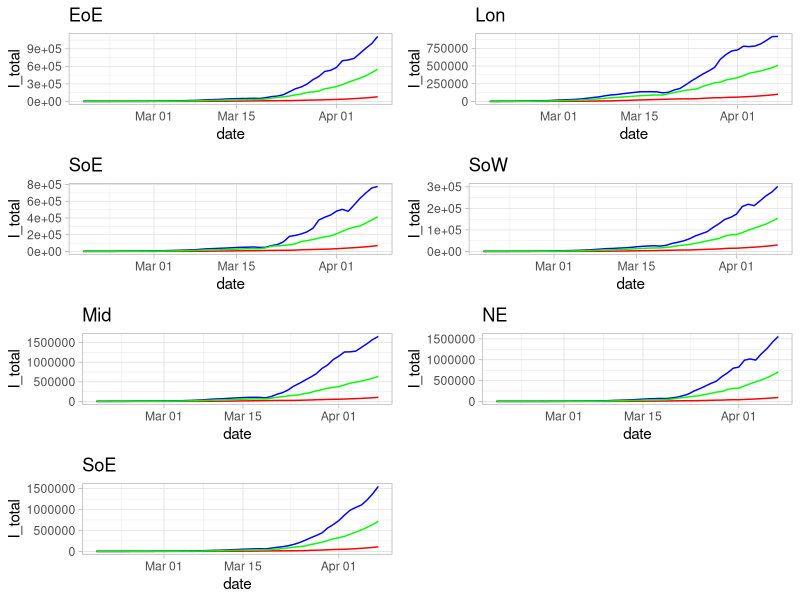

This figure's R source:
#if(!require(devtools)) install.packages("devtools")

library(ggplot2)
library(dplyr)
library(readxl)
library(ggpubr)

# load NHS regional data and reorganise
########################################################################################################################
NHS_Regions <- readxl::read_xls("data/NHS_regions-deaths.xls") %>% as.data.frame()

# create seperate data frames for each region

# list of all NHS areas

NHS <- list(
  # East of England
  EoE = data.frame(date = NHS_Regions$Date,
                    
                    confirmed_cases = NHS_Regions$`East of England - Confirmed Cases`,
                    
                    deaths = NHS_Regions$`East Of England - Deaths`)
  
  # London
  ,Lon = data.frame(date = NHS_Regions$Date,
                    
                    confirmed_cases = NHS_Regions$`London - Confirmed Cases`,
                    
                    deaths = NHS_Regions$`London - Deaths`)
  # South East
  ,SoE = data.frame(date = NHS_Regions$Date,
                    
                    confirmed_cases = NHS_Regions$`South East - Confirmed Cases`,
                    
                    deaths = NHS_Regions$`South East - Deaths`)
  # South West
  ,SoW = data.frame(date = NHS_Regions$Date,
                    
                    confirmed_cases = NHS_Regions$`South West - Confirmed Cases`,
                    
                    deaths = NHS_Regions$`South West - Deaths`)
  
  # Midlands
  ,Mid = data.frame(date = NHS_Regions$Date,
                    
                    confirmed_cases = NHS_Regions$`Midlands - Confirmed Cases` ,
                    
                    deaths = NHS_Regions$`Midlands - Deaths`)
  
  # North East and Yorkshire
  ,NE = data.frame(date = NHS_Regions$Date,
                    
                    confirmed_cases = NHS_Regions$`North East and Yorkshire - Confirmed Cases`,
                    
                    deaths = NHS_Regions$`North East And Yorkshire - Deaths`)
  
  # North West
  ,SoE = data.frame(date = NHS_Regions$Date,
                    
                    confirmed_cases = NHS_Regions$`North West - Confirmed Cases`,
                    
                    deaths = NHS_Regions$`North West - Deaths`)

)

# create empty list for plots
I_pred_graphs <- vector(mode = "list", length = length(NHS))
names(I_pred_graphs) <- names(NHS)

# set parameters for back estimate for I_total
########################################################################################################################
' m = morality rate
q = time from showing symptons to death
d = time taken between showing symptons and being admitted to hospital
qn = normal duration of virus'


parameters_2 <- data.frame( m = c(0.05,0.01,0.02),
                            q = c(15,20,20),
                            d = c(6,3,6),
                            qn = c(15,10,15))

rownames(parameters_2) <- c("min","max","est")

# calulcate I_total for each list element
########################################################################################################################
# create empty columns for estimate of total cases (I_total)

for (ii in 1:length(NHS)) {

  NHS[[ii]]$I_total_min <- rep(0,nrow(NHS[[1]]))
  
  NHS[[ii]]$I_total_max <- rep(0,nrow(NHS[[1]]))
  
  NHS[[ii]]$I_total_est <- rep(0,nrow(NHS[[1]]))
  
    pp <- 1
    
    for(pp in 1:3){
        
      '1) given deaths (D) today, mortality rate (m), and when the patient first got sick (q), we can estimate that q days ago 
      there should have been D/m cases in the population.'
      #----------------------------------------------------------------------------------------------------------------------------------------
      # range 1.1 denotes where the values we are calculating go in teh data frame
      # range 1.2 denotes the values we are using to calculate total infections
      
      range1.1 <- (1:(nrow(NHS[[ii]]) - parameters_2$q[pp]))
      
      range1.2 <- range1.1 + parameters_2$q[pp]
      
      NHS[[ii]][range1.1,pp + 3] <- (range1.2 %>% NHS[[ii]][.,3]) / parameters_2$m[pp]
      
      '2) given number of cumulative confirmed cases today (I2 + I3), and the time between symptons showing and hospital 
      admission (d) (assuming the vast majority of testing has taken place), the rate of growth in tested cases should be similar to the rate of 
      growth in actual cases d days ago.'
      #----------------------------------------------------------------------------------------------------------------------------------------
      # range 2.1 denotes where the values we are calculating go in teh data frame
      # range 2.2 & 2.3 denotes the values we are using to calculate total infections
      
      range2.1 <- (nrow(NHS[[ii]]) - parameters_2$q[pp] + 1):(nrow(NHS[[ii]]) - parameters_2$d[pp])
      
      range2.2 <- range2.1 + parameters_2$d[pp]
      
      range2.3 <- range2.2 - 1
      
      # increase of cases d days ago, day by day
      perc_inc <- ((NHS[[ii]][range2.2,2] - NHS[[ii]][range2.3,2])/NHS[[ii]][range2.3,2] + 1)
      
      # total accumulated increase
      tot_inc <- rep(0,length(perc_inc))
      for (i in 1:length(perc_inc)) tot_inc[i] <- prod(perc_inc[1:i])
      
      NHS[[ii]][range2.1,3+pp] <- NHS[[ii]][max(range1.1),3+pp] * tot_inc
      
      ' 3) This still leaves a few days, which are calculated using an average rate from the last 3 days (note this is taken from caulcated 
      cases, so is an average of an estimate taken on wobbly assumptions'
      #----------------------------------------------------------------------------------------------------------------------------------------
      # range 3.1 denotes where the values we are calculating go in teh data frame
      
      range3.1 <- (max(range2.1) + 1) : nrow(NHS[[ii]])
      
      perc_inc_last <- mean(perc_inc[(length(perc_inc)-3):length(perc_inc)])
      
      perc_inc_all <- perc_inc_last ^ (1:(length(range3.1))) 
      
      NHS[[ii]][range3.1,3+pp] <- perc_inc_all * NHS[[ii]][max(range2.1),3+pp]
      
      #----------------------------------------------------------------------------------------------------------------------------------------
      ' 4) We now need to take into account people getting better (i.e. people dropping out of population after qn days)'
    
      range4.1 <- (parameters_2$qn[pp]+1):nrow(NHS[[ii]])
      range4.2 <- 1:(nrow(NHS[[ii]]) - parameters_2$qn[pp])
      
      NHS[[ii]][range4.1,3+pp] <- NHS[[ii]][range4.1,3+pp] - NHS[[ii]][range4.2,3+pp] 
      
    }
    
    # CREATE GRAPHS
    ###########################################################################################################################################
    I_pred_graphs [[ii]] <- ggplot(data = NHS[[ii]])+
      
      geom_line(aes(x = date,y = I_total_min), color = "red") + 
      
      geom_line(aes(x = date,y = I_total_max), color = "blue") + 
      
      geom_line(aes(x = date,y = I_total_est), color = "green") + 
      
      labs(title = names(NHS)[ii]) + 
      
      xlab("date") + 
      
      ylab("I_total") + 
      
      theme_light()
}

ggarrange(I_pred_graphs[[1]],
          I_pred_graphs[[2]],
          I_pred_graphs[[3]],
          I_pred_graphs[[4]],
          I_pred_graphs[[5]],
          I_pred_graphs[[6]],
          I_pred_graphs[[7]],
          ncol = 2,
          nrow = 4)